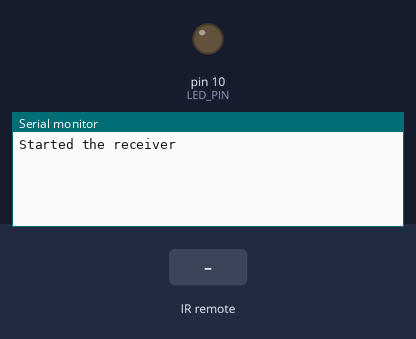
A sketch run on a simulated Arduino Uno, built with avr-gcc and run on an emulated ATmega328P. Parts: output pins drawn as LEDs (lit = HIGH), the last lines printed to the serial monitor. The inputs (shaded band) are chosen by the test bench.

Above: at 1.2 s.
1.3 s: infrared code 0x1000E0F received
At 2.1 s:
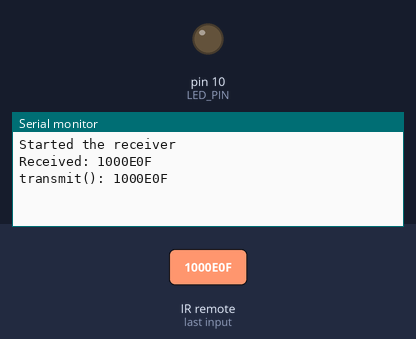
2.8 s: infrared code 0x100CECF received
At 3.3 s:
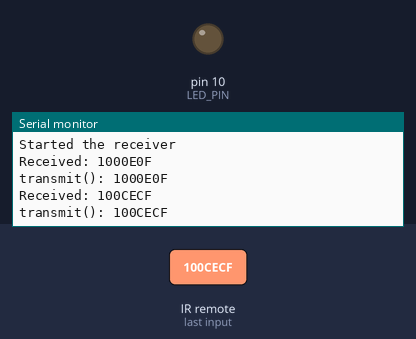

Measured:
- after the input at 1.3 s, the serial monitor: prints a new line at once (image 1)
- after the input at 2.8 s, the serial monitor: prints a new line at once (image 2)

The sketch:

Remote.ino
```cpp
// (licence header left out)
#include <IRremote.h>

int RECV_PIN = 11;
int LED_PIN = 10;

const long volUp = 0x481;
const long volDown = 0xC81;
const long power = 0xA81;

const long red = 0x1000E0F;
const long green = 0x1008E8F;
const long blue =  0x100CECF;

IRrecv irrecv(RECV_PIN);
IRsend irsend;

decode_results results;

void setup()
{
  Serial.begin(9600);

  pinMode(LED_PIN, OUTPUT);
  irrecv.enableIRIn(); // Start the receiver
  Serial.println("Started the receiver");
}

void led(uint8_t val) {
  digitalWrite(LED_PIN, val);
  delay(200);
}

void transmit(int value) {
  Serial.print("transmit(): ");
  Serial.println(results.value, HEX);

  for (int i = 0; i < 3; i++) {
    irsend.sendSony(value, 12); // Sony TV power code
    delay(40);
  }
  irrecv.enableIRIn(); // Re-enable receiver
}

void loop() {
  if (irrecv.decode(&results)) {
    Serial.print("Received: ");
    Serial.println(results.value, HEX);

    if (results.value == red) {
      transmit(volDown);
    }
    else if (results.value == green) {
      transmit(volUp);
    }
    else if (results.value == blue) {
      transmit(power);
    }

    irrecv.resume(); // Receive the next value
  }
}
```
